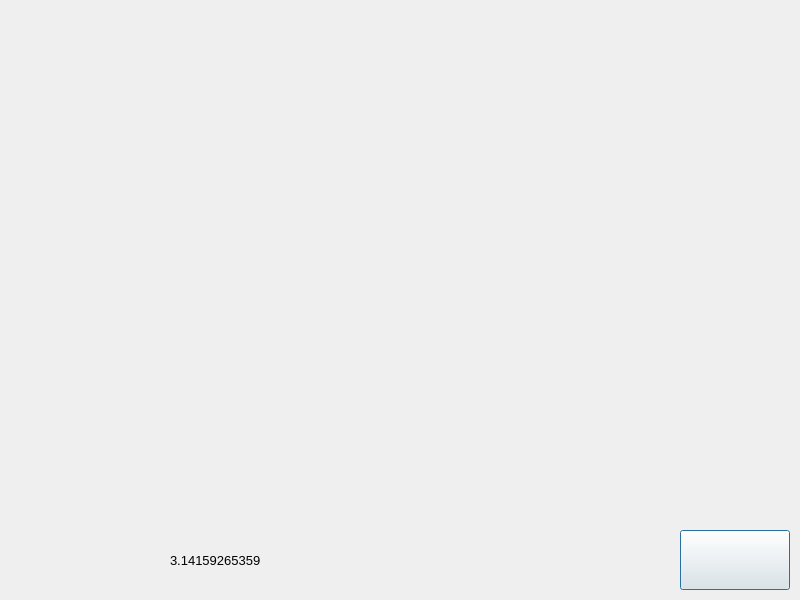
<?xml version="1.0" encoding="UTF-8"?>
<ui version="4.0">
 <class>FinalWIndow</class>
 <widget class="QDialog" name="FinalWIndow">
  <property name="geometry">
   <rect>
    <x>0</x>
    <y>0</y>
    <width>800</width>
    <height>600</height>
   </rect>
  </property>
  <property name="minimumSize">
   <size>
    <width>800</width>
    <height>600</height>
   </size>
  </property>
  <property name="maximumSize">
   <size>
    <width>800</width>
    <height>600</height>
   </size>
  </property>
  <property name="windowTitle">
   <string>Dialog</string>
  </property>
  <widget class="OGLWidget" name="widget" native="true">
   <property name="geometry">
    <rect>
     <x>0</x>
     <y>0</y>
     <width>800</width>
     <height>520</height>
    </rect>
   </property>
  </widget>
  <widget class="QLabel" name="lAnswer">
   <property name="geometry">
    <rect>
     <x>10</x>
     <y>540</y>
     <width>160</width>
     <height>40</height>
    </rect>
   </property>
   <property name="font">
    <font>
     <pointsize>10</pointsize>
    </font>
   </property>
   <property name="text">
    <string/>
   </property>
  </widget>
  <widget class="QLabel" name="lResult">
   <property name="geometry">
    <rect>
     <x>170</x>
     <y>540</y>
     <width>120</width>
     <height>40</height>
    </rect>
   </property>
   <property name="font">
    <font>
     <pointsize>10</pointsize>
    </font>
   </property>
   <property name="text">
    <string>3.14159265359</string>
   </property>
  </widget>
  <widget class="QPushButton" name="pushButton">
   <property name="geometry">
    <rect>
     <x>680</x>
     <y>530</y>
     <width>110</width>
     <height>60</height>
    </rect>
   </property>
   <property name="text">
    <string/>
   </property>
   <property name="icon">
    <iconset>
     <normaloff>../exit+to+icon-1320184981471603354.png</normaloff>../exit+to+icon-1320184981471603354.png</iconset>
   </property>
   <property name="iconSize">
    <size>
     <width>48</width>
     <height>48</height>
    </size>
   </property>
  </widget>
 </widget>
 <customwidgets>
  <customwidget>
   <class>OGLWidget</class>
   <extends>QWidget</extends>
   <header>oglwidget.h</header>
  </customwidget>
 </customwidgets>
 <resources/>
 <connections/>
</ui>
